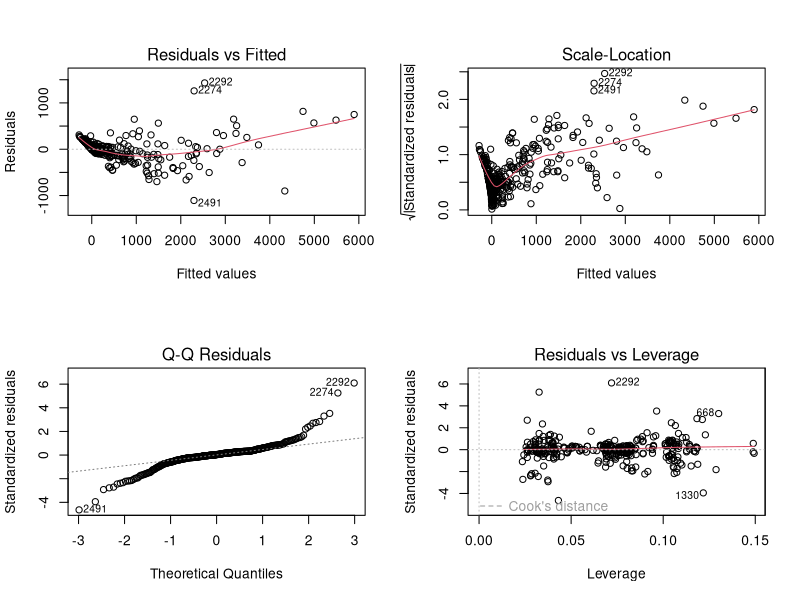
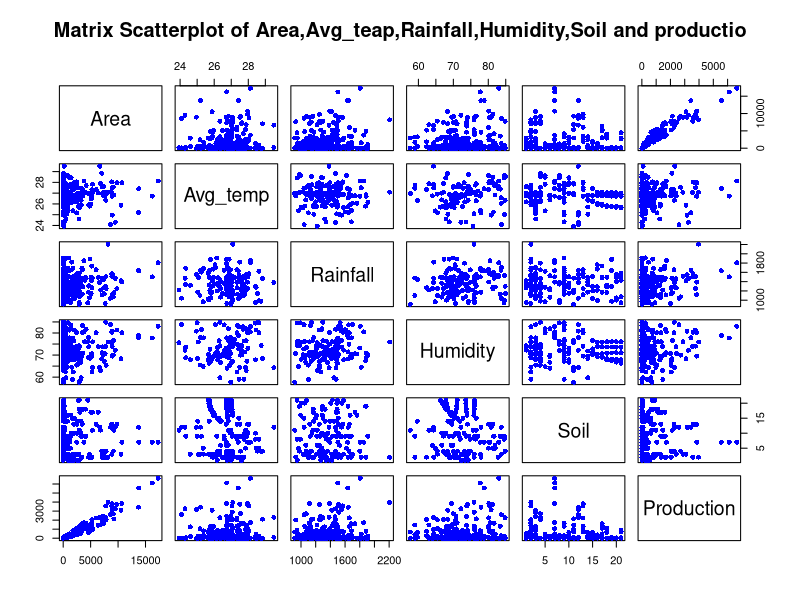

The R script that drew these images, in order:
# Multiple Linear Regression

# Importing the dataset
dataset = read.csv('fdata.csv')
dataset = dataset[grep("Urad", dataset$Crop, ignore.case=T),]
dataset = dataset[,c("Area","Avg_temp","Rainfall","Humidity","Soil","Production")]

# Encoding categorical data
dataset$Soil = factor(dataset$Soil,
                      levels = c('RED AND YELLOW SOIL&RED SOIL', 'BLACK SOIL &RED SOIL',
                                 'ALLUVIAL SOIL & LITERITE SOIL & SALINE SOIL',
                                 'LITERITE SOIL & RED SOIL & RED AND BLACK SOIL',
                                 'ALLUVIAL SOIL  & LITERITE SOIL &SALINE SOIL',
                                 'SALINE SOIL & LITERITE SOIL & ALLUVIAL SOIL',
                                 'ALLUVIAL SOIL  & LITERITE SOIL & BLACK',
                                 'RED SOIL & RED AND YELLOW SOIL', 'RED SOIL & LITERITE SOIL',
                                 'LITERITE SOIL & BROWN FOREST',
                                 'ALLUVIAL SOIL & BLACK & BROWN FOREST & SALINE SOIL',
                                 'ALLUVIAL SOIL & LITERITE SOIL', 'ALLUVIAL SOIL & SALINE SOIL',
                                 'ALLUVIAL SOIL & LITERITE SOIL & RED SOIL', 'RED SOIL',
                                 'RED SOIL & LITERITE SOIL & ALLUVIAL SOIL',
                                 'ALLUVIAL SOIL & BLACK& RED SOIL', 'BLACK SOIL  & RED SOIL',
                                 'RED AND BLACK SOIL & RED AND YELLOW SOIL',
                                 'RED SOIL & BLACK SOIL & BROWN FOREST',
                                 'RED SOIL & LITERITE SOIL & RED AND YELLOW SOIL'),
                      labels = c(1, 2, 3, 4, 5, 6, 7 , 8, 9, 10, 11, 12 , 13, 14 ,15, 16, 17, 18, 19, 20, 21))

# Splitting the dataset into the Training set and Test set
# install.packages('caTools')
library(caTools)
set.seed(123)
split = sample.split(dataset$Production, SplitRatio = 0.8)
training_set = subset(dataset, split == TRUE)
test_set = subset(dataset, split == FALSE)

# Feature Scaling
#training_set = scale(training_set)
#test_set = scale(test_set)

# Fitting Multiple Linear Regression to the Training set
regressor = lm(formula = Production ~ .,
               data = training_set)

# Predicting the Test set results
y_pred = predict(regressor, newdata = test_set)

# Other useful functions 
coefficients(regressor) # model coefficients
confint(regressor, level=0.95) # CIs for model parameters 
fitted(regressor) # predicted values
residuals(regressor) # residuals
anova(regressor) # anova table 
vcov(regressor) # covariance matrix for model parameters 
influence(regressor) # regression diagnostics


# Building the optimal model using Backward Elimination
regressor = lm(formula = Production ~ Area + Avg_temp + Rainfall + Humidity + Soil,
               data = dataset)
summary(regressor)

# diagnostic plots 
layout(matrix(c(1,2,3,4),2,2)) # optional 4 graphs/page 
plot(regressor)

# Plot matrix of all variables.
newdata = training_set[,c(1:6)]
summary(newdata)
plot(newdata, pch=16, col="blue", main="Matrix Scatterplot of Area,Avg_teap,Rainfall,Humidity,Soil and productio")
